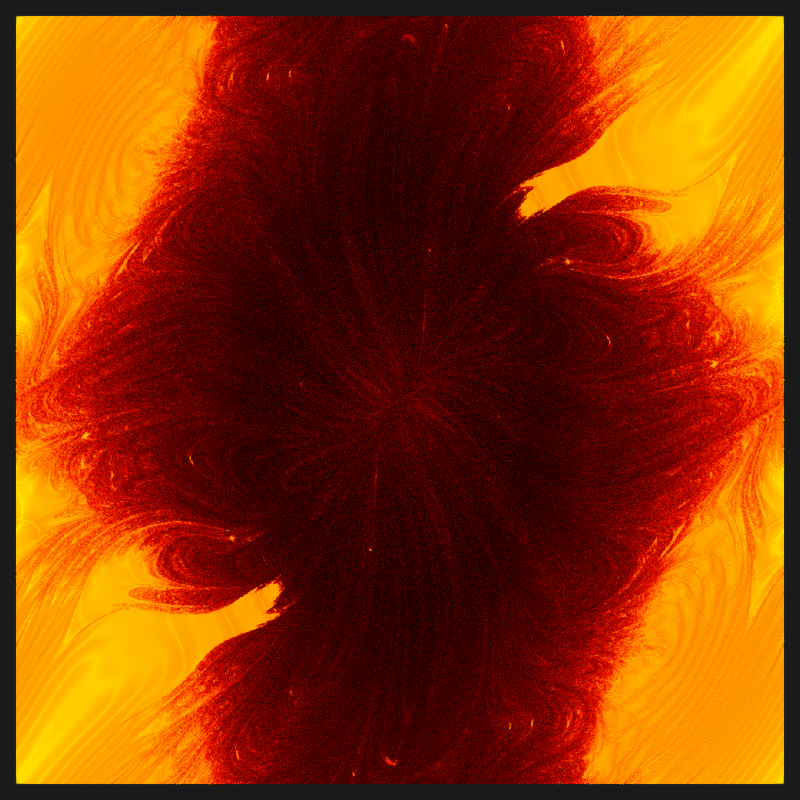

This chart was generated by the following Julia code:
using DelimitedFiles
using GLMakie
include("Vars.jl")
using .Vars
set_theme!(theme_dark())

xs = range(Vars.xrange..., Vars.res)
ys = range(Vars.yrange..., Vars.res)
zs = readdlm("DATA.csv", '\t', Float32, '\n')

zs .-= minimum(zs)
zs ./= maximum(zs)
zs = 1 .- zs
# zs = exp.(zs)
zs .^= 3

f = Figure(size=(800, 800))
axs = Axis(f[1, 1], aspect=DataAspect())

heatmap!(axs, xs, ys, zs, colormap=:linear_kry_0_97_c73_n256)
hidedecorations!.(axs)
